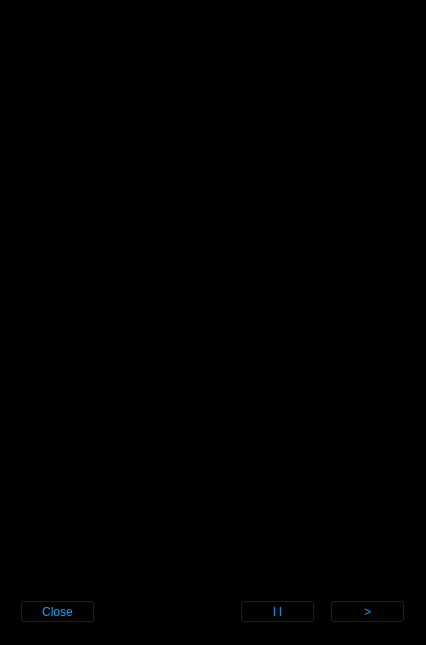
<?xml version="1.0" encoding="UTF-8"?>
<ui version="4.0">
 <class>Widget</class>
 <widget class="QWidget" name="Widget">
  <property name="geometry">
   <rect>
    <x>0</x>
    <y>0</y>
    <width>426</width>
    <height>645</height>
   </rect>
  </property>
  <property name="minimumSize">
   <size>
    <width>426</width>
    <height>645</height>
   </size>
  </property>
  <property name="maximumSize">
   <size>
    <width>426</width>
    <height>645</height>
   </size>
  </property>
  <property name="windowTitle">
   <string>Widget</string>
  </property>
  <property name="autoFillBackground">
   <bool>false</bool>
  </property>
  <property name="styleSheet">
   <string notr="true">background-color: rgb(0, 0, 0);</string>
  </property>
  <widget class="QLabel" name="label">
   <property name="geometry">
    <rect>
     <x>0</x>
     <y>0</y>
     <width>426</width>
     <height>645</height>
    </rect>
   </property>
   <property name="styleSheet">
    <string notr="true"/>
   </property>
   <property name="text">
    <string/>
   </property>
  </widget>
  <widget class="QPushButton" name="pushButton">
   <property name="geometry">
    <rect>
     <x>330</x>
     <y>600</y>
     <width>75</width>
     <height>23</height>
    </rect>
   </property>
   <property name="styleSheet">
    <string notr="true">color: rgb(0, 170, 255);</string>
   </property>
   <property name="text">
    <string>&gt;</string>
   </property>
  </widget>
  <widget class="QPushButton" name="pushButton_2">
   <property name="geometry">
    <rect>
     <x>240</x>
     <y>600</y>
     <width>75</width>
     <height>23</height>
    </rect>
   </property>
   <property name="styleSheet">
    <string notr="true">color: rgb(0, 170, 255);</string>
   </property>
   <property name="text">
    <string>l l</string>
   </property>
  </widget>
  <widget class="QPushButton" name="pushButton_3">
   <property name="geometry">
    <rect>
     <x>20</x>
     <y>600</y>
     <width>75</width>
     <height>23</height>
    </rect>
   </property>
   <property name="styleSheet">
    <string notr="true">color: rgb(0, 170, 255);</string>
   </property>
   <property name="text">
    <string>Close</string>
   </property>
  </widget>
  <zorder>label</zorder>
  <zorder>pushButton_3</zorder>
  <zorder>pushButton_2</zorder>
  <zorder>pushButton</zorder>
 </widget>
 <layoutdefault spacing="6" margin="11"/>
 <resources/>
 <connections/>
</ui>
